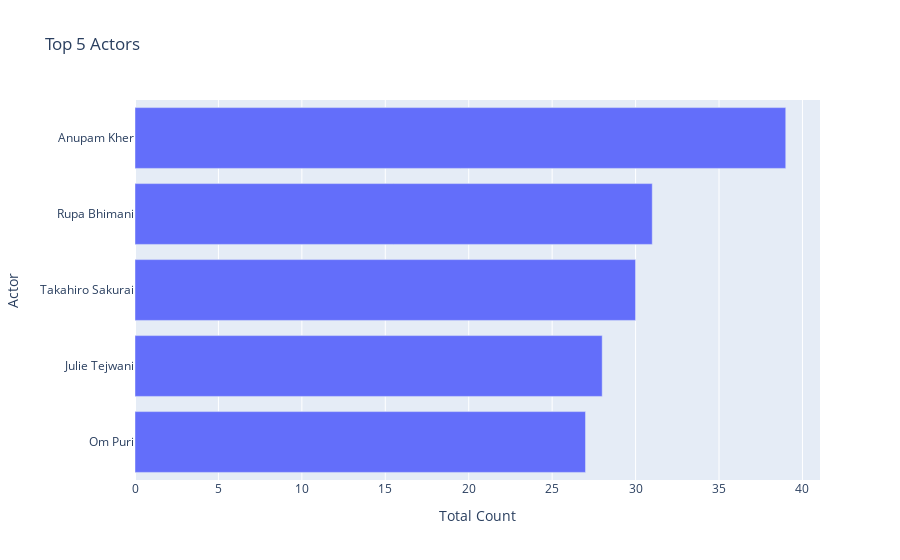

The notebook cell this image was saved under:
### Markdown cell above
# Top 5 Actors

### Code cell
df['cast'] = df['cast'].fillna('no cast specified')
cast_df = pd.DataFrame()
cast_df = df['cast'].str.split(',' , expand=True).stack()
cast_df = cast_df.to_frame()
cast_df.columns = ['Actor']
actors = cast_df.groupby(['Actor']).size().reset_index(name= 'Total Count')
actors = actors[actors.Actor != 'no cast specified']
actors = actors.sort_values(by = ['Total Count'] , ascending=False)
top5_act = actors.head()
top5_act = top5_act.sort_values(by=['Total Count'])
px.bar(top5_act , x='Total Count' , y = 'Actor' , title='Top 5 Actors')

### Figure 1 — Plotly figure (JSON) as saved in the notebook; plotly's stock layout.template omitted (floating-point values rounded to 4 significant figures)
{"data": [{"alignmentgroup": "True", "hovertemplate": "Total Count=%{x}<br>Actor=%{y}<extra></extra>", "legendgroup": "", "marker": {"color": "#636efa", "pattern": {"shape": ""}}, "name": "", "offsetgroup": "", "orientation": "h", "showlegend": false, "textposition": "auto", "type": "bar", "x": [27, 28, 30, 31, 39], "xaxis": "x", "y": [" Om Puri", " Julie Tejwani", " Takahiro Sakurai", " Rupa Bhimani", " Anupam Kher"], "yaxis": "y"}], "layout": {"barmode": "relative", "legend": {"tracegroupgap": 0}, "title": {"text": "Top 5 Actors"}, "xaxis": {"anchor": "y", "domain": [0, 1], "title": {"text": "Total Count"}}, "yaxis": {"anchor": "x", "domain": [0, 1], "title": {"text": "Actor"}}}}
